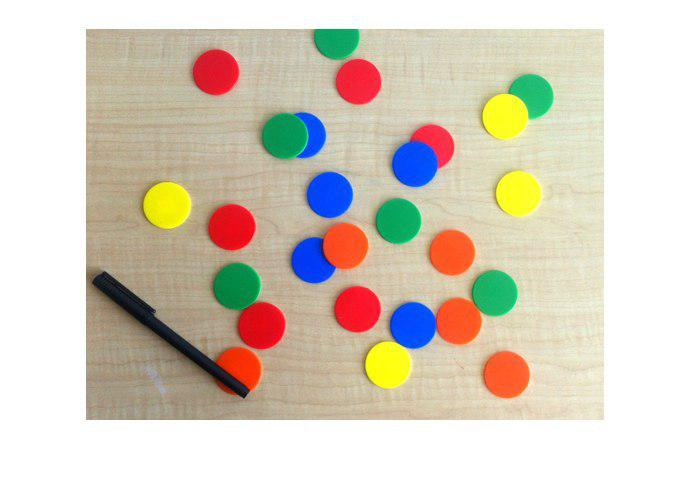
//> input picture RegionGrowing/photo_2019-06-02_09-43-33.jpg, 692 x 484 px
$ ./harris_v2 ../RegionGrowing/photo_2019-06-02_09-43-33.jpg 3 3   (built with g++ and OpenCV 4)
//> lines starting //> are read from the running program, lines starting //| are printed output that depends on the picture; after the words box and inside, x2 and y2 are one past the last pixel; in counts of white or black regions, pixels touching at a corner belong together
#include <iostream>
#include <opencv2/opencv.hpp>

using namespace std;
using namespace cv;

Mat createRMatrix(Mat grX, Mat grY)
{
	Mat iX2 = Mat::zeros(grX.rows, grX.cols, CV_32F);
	Mat iY2 = Mat::zeros(grY.rows, grY.cols, CV_32F);
	Mat iXY = Mat::zeros(grY.rows, grY.cols, CV_32F);

	multiply(grX, grX, iX2);
	multiply(grY, grY, iY2);
	multiply(grX, grY, iXY);

	Mat result = Mat::zeros(grY.rows, grY.cols, CV_32F);

	GaussianBlur(iX2, iX2, Size(5,5), 1.732);
	GaussianBlur(iY2, iY2, Size(5,5), 1.732);
	GaussianBlur(iXY, iXY, Size(5,5), 1.732);

	double detC;
	double trace;
	float kr = 0.04;

	for(int i = 0; i < result.rows; i++)
	{
		for(int j = 0; j < result.cols; j++)
		{
			detC = (iX2.at<float>(i,j) * iY2.at<float>(i,j)) - (iXY.at<float>(i,j) * iXY.at<float>(i,j));
			trace = iX2.at<float>(i,j) + iY2.at<float>(i,j);
			result.at<float>(i,j) = detC - kr*(trace * trace);
		}
	}

	return result;
}


void threshold(Mat source, Mat& result, Mat& canny)
{

	Mat output = source.clone();
	cvtColor(source, output, COLOR_GRAY2BGR);


	for(int i = 0; i < result.rows; i++)
	{
		for(int j = 0; j < result.cols; j++)
		{
			if(result.at<float>(i,j) > 0.99 && canny.at<uchar>(i,j) > uchar(250))
			{
				circle(output, Point(j,i), 9, Scalar(0, 255, 0), 1 );
			}
		}
	}

	imshow("Output", output);
	waitKey(0);
}

void harris_corner_detector(Mat& source, int tLow, int tHigh)
{
	Mat gaussian = source.clone();

	GaussianBlur(source, gaussian, Size(5,5), 1.732);

	Mat grX = Mat::zeros(source.rows, source.cols, CV_32F);
	Mat grY = Mat::zeros(source.rows, source.cols, CV_32F);

	Sobel(gaussian, grX, CV_32F, 1, 0, 3);
	Sobel(gaussian, grY, CV_32F, 0, 1, 3);

	Mat canny;
	Canny(gaussian, canny, tLow, tHigh, 3);

	imshow("Canny", canny);
	waitKey(0);

	Mat rMat = createRMatrix(grX, grY);

	threshold(source, rMat, canny);

}

int main(int argc, char* argv[])
{
	if(argc != 4)
	{
		cout << "Error on input. \n Usage: ./exename image_path  Low_int_for canny_thres  High_int" << endl;
		return -1;
	}

	Mat source = imread(argv[1], IMREAD_GRAYSCALE);
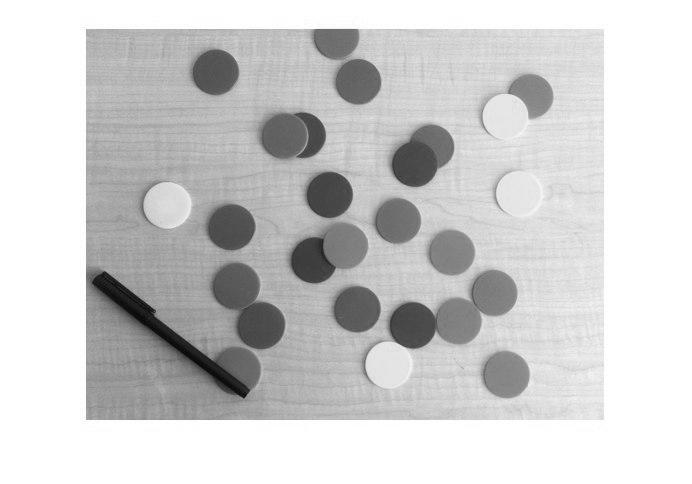
//> source: 484 rows x 692 cols, CV_8UC1; min 0, max 255, mean 206.5

	if(source.data == nullptr)
	{
		cout << "Error on loading image" << endl;
		return -2;
	}

	imshow("Image", source);
	waitKey(0);

	harris_corner_detector(source, atoi(argv[2]), atoi(argv[3]));
//> in harris_corner_detector, `Sobel(gaussian, grY, CV_32F, 0, 1, 3);`:
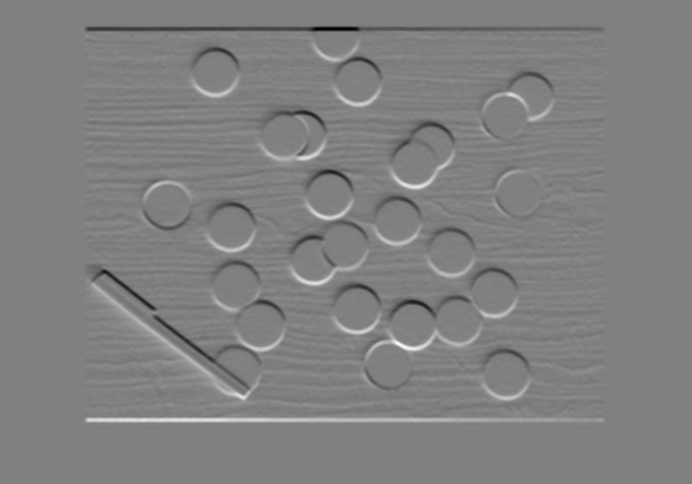
//> grY: 484 rows x 692 cols, CV_32FC1; min -284, max 279, mean 0; drawn with min black and max white
//> in harris_corner_detector, `Canny(gaussian, canny, tLow, tHigh, 3);`:
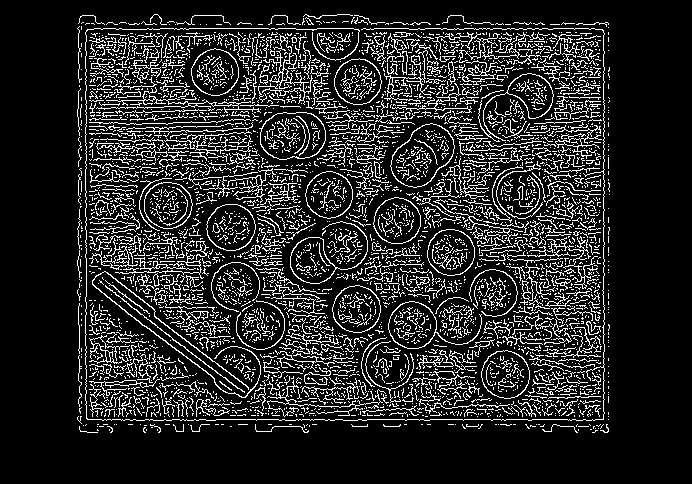
//> canny: 484 rows x 692 cols, CV_8UC1; 15.1% white in thin lines or dots, all inside (x1, y1, x2, y2) = (77, 14, 610, 433)
//> in createRMatrix, `multiply(grY, grY, iY2);`:
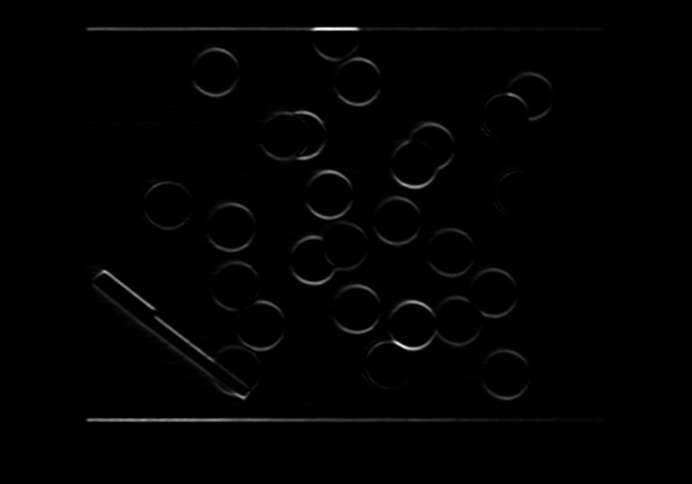
//> iY2: 484 rows x 692 cols, CV_32FC1; min 0, max 80656, mean 707.8; drawn with min black and max white
//> in createRMatrix, `multiply(grX, grY, iXY);`:
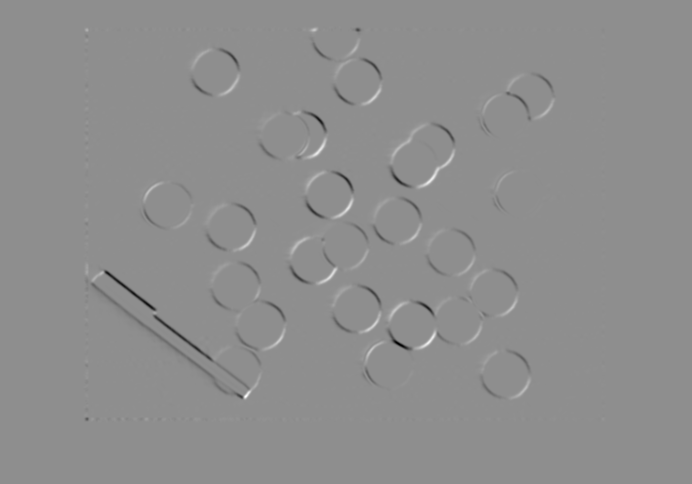
//> iXY: 484 rows x 692 cols, CV_32FC1; min -40677, max 32005, mean -74.3; drawn with min black and max white
//> after the loop in createRMatrix, `for(int i = 0; i < result.rows; i++)`:
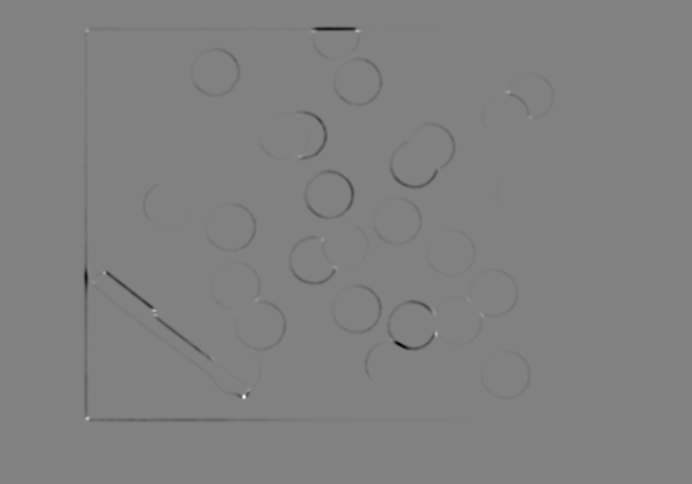
//> result: 484 rows x 692 cols, CV_32FC1; min -159797264, max 154063600, mean -706852.8; drawn with min black and max white
//> after the loop in createRMatrix, `for(int i = 0; i < result.rows; i++)`: detC = 0
//> after the loop in threshold, `for(int i = 0; i < result.rows; i++)`:
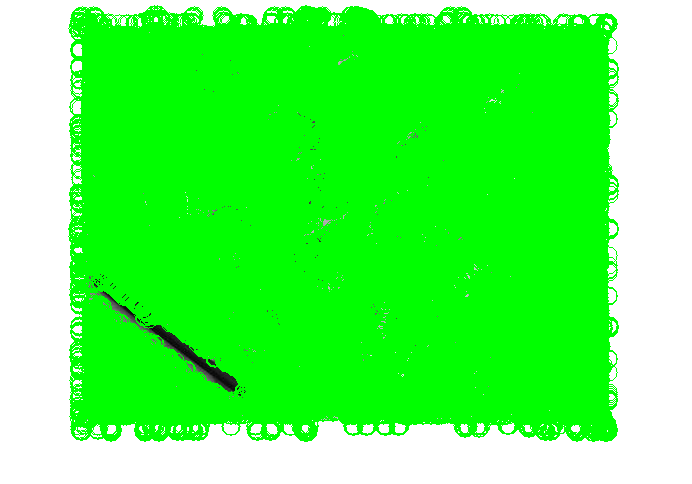
//> output: 484 rows x 692 cols, CV_8UC3; mean B, G, R 84.6, 253.7, 84.6

	return 0;

}
